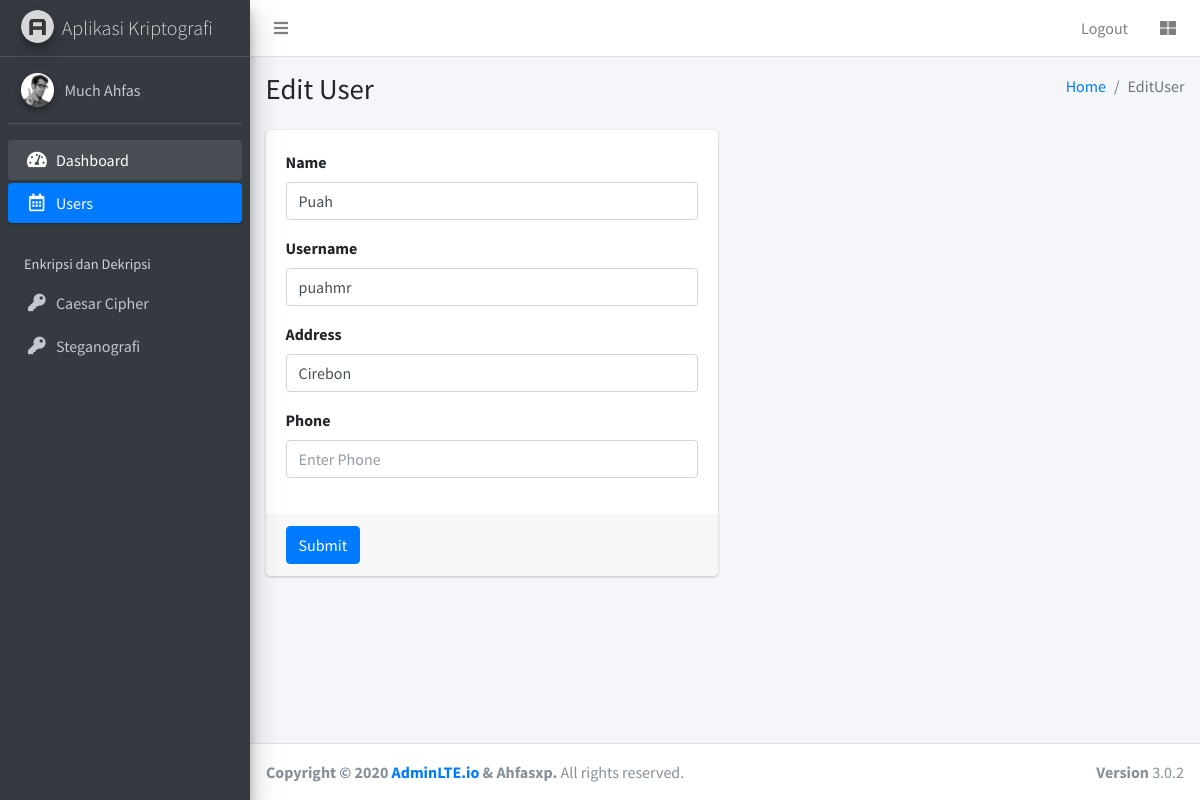
The page /edit.php?id=6 (signed in) on the database its author committed.
### tables this page shows
CREATE TABLE `users` (
  `id` int(11) NOT NULL,
  `name` varchar(255) NOT NULL,
  `username` varchar(255) NOT NULL,
  `password` varchar(255) NOT NULL,
  `address` varchar(255) NOT NULL DEFAULT 'Belum diatur',
  `phone` varchar(255) NOT NULL DEFAULT 'Belum diatur',
  `avatar` varchar(255) DEFAULT NULL
);

### connect.php (called while the page is built, shortened)
<?php
class database{
	var $host = "localhost";
	var $username = "root";
	var $password = "";
	var $database = "kriptografi";
	var $koneksi;
	function __construct(){
		$this->koneksi = mysqli_connect($this->host, $this->username, $this->password,$this->database);
	}
	function get_by_id($id)
	{
		$query = mysqli_query($this->koneksi,"select * from users where id='$id'");
		return $query->fetch_array();
	}
}
?>

### edit.php (the view, shortened to what this page needs)
<!DOCTYPE html>
<html>
<head>
  <link rel="stylesheet" href="plugins/fontawesome-free/css/all.min.css">
  <link rel="stylesheet" href="https://code.ionicframework.com/ionicons/2.0.1/css/ionicons.min.css">
  <link rel="stylesheet" href="plugins/datatables-bs4/css/dataTables.bootstrap4.css">
  <link rel="stylesheet" href="dist/css/adminlte.min.css">
</head>
<body class="hold-transition sidebar-mini">
<div class="wrapper">
<?php
    include 'header.php';
    $db = new database();
    $id = $_GET['id'];
    if(! is_null($id))
    {
        $data = $db->get_by_id($id);
    }
    else
    {
        header('location:users.php');
    }
?>
      <nav class="mt-2">
        <ul class="nav nav-pills nav-sidebar flex-column" data-widget="treeview" role="menu" data-accordion="false">
               <li class="nav-item has-treeview menu-open">
            <a href="index.php" class="nav-link">
              <i class="nav-icon fas fa-tachometer-alt"></i>
              <p>
                Dashboard
              </p>
            </a>
          </li>
          <li class="nav-item">
            <a href="users.php" class="nav-link active">
              <i class="nav-icon far fa-calendar-alt"></i>
              <p>
                Users
              </p>
            </a>
          </li>
          <li class="nav-header">Enkripsi dan Dekripsi</li>
          <li class="nav-item">
            <a href="caesar.php" class="nav-link">
              <i class="nav-icon fa fa-key"></i>
              <p>
                Caesar Cipher
              </p>
            </a>
          </li>
          <li class="nav-item">
            <a href="steganografi.php" class="nav-link">
              <i class="nav-icon fa fa-key"></i>
              <p>
                Steganografi
              </p>
            </a>
          </li>
        </ul>
      </nav>
    </div>
  </aside>
  <div class="content-wrapper">
    <section class="content-header">
      <div class="container-fluid">
        <div class="row mb-2">
          <div class="col-sm-6">
            <h1>Edit User</h1>
          </div>
          <div class="col-sm-6">
            <ol class="breadcrumb float-sm-right">
              <li class="breadcrumb-item"><a href="#">Home</a></li>
              <li class="breadcrumb-item active">EditUser</li>
            </ol>
          </div>
        </div>
      </div>
    </section>
    <section class="content">
      <div class="container-fluid">
        <div class="row">
          <div class="col-md-6">
            <div class="card card-primary">
              <form role="form" method="POST" action="">
                <div class="card-body">
                  <div class="form-group">
                    <label for="name">Name</label>
                    <input type="text" class="form-control" id="name" name="name" placeholder="Enter Name" autocomplete="off" value="<?php echo $data['name']; ?>">
                  </div>
                  <div class="form-group">
                    <label for="username">Username</label>
                    <input type="text" class="form-control" id="uname" name="uname" placeholder="Enter Username" autocomplete="off" value="<?php echo $data['username']; ?>">
                  </div>
                  <div class="form-group">
                    <label for="address">Address</label>
                    <input type="text" class="form-control" id="address" name="address" placeholder="Enter Address" autocomplete="off" value="<?php echo $data['address']; ?>">
                  </div>
                  <div class="form-group">
                    <label for="phone">Phone</label>
                    <input type="number" class="form-control" id="phone" name="phone" placeholder="Enter Phone" autocomplete="off" value="<?php echo $data['phone']; ?>">
                  </div>
                </div>
                <div class="card-footer">
                  <button type="submit" name="update" class="btn btn-primary">Submit</button>
                </div>
              </form>
            </div>
          </div>
        </div>
      </div>
    </section>
  </div>
  <footer class="main-footer">
    <div class="float-right d-none d-sm-block">
      <b>Version</b> 3.0.2
    </div>
    <strong>Copyright &copy; 2020 <a href="http://adminlte.io">AdminLTE.io</a> & Ahfasxp.</strong> All rights
    reserved.
  </footer>
</div>
</body>
</html>

### rows shown on the page
users: name "Puah", uname "puahmr", address "Cirebon"

### other values the page prints
$_SESSION['nama'] "Much Ahfas"
